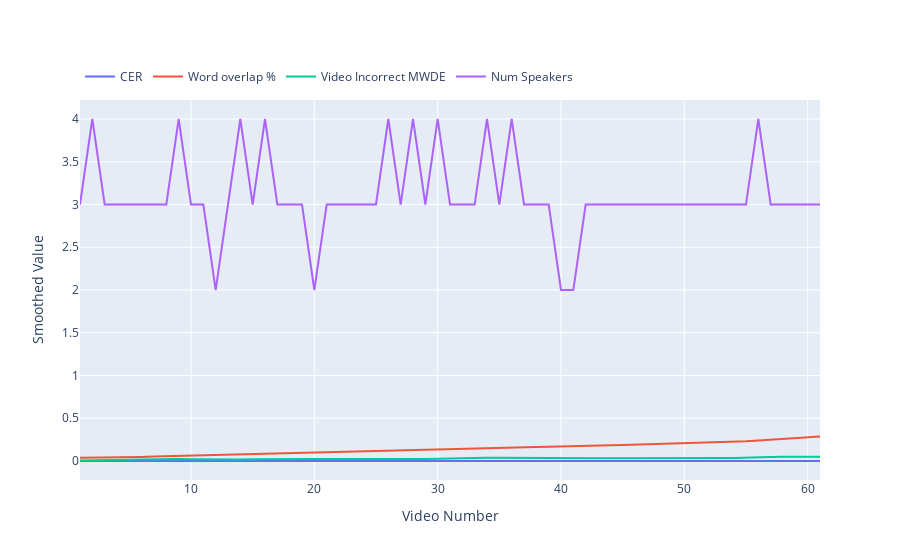

The code cell stored with this chart in its notebook:
### Code cell
temp_df = stats_df[stats_df["Video Type"] == "Virtual"].merge(temp)

data = {
    'Date': temp_df.index,
    'Commodity1': temp_df["Face Clusterng error"],
    'Commodity2': temp_df["Word overlap %"],
    'Commodity3': temp_df["Video Incorrect"],
    'Commodity4': temp_df["Number of Speakers"]
}
df = pd.DataFrame(data)

df.sort_values(["Commodity2"], inplace=True)
df.reset_index(drop=True, inplace=True)

df["Date"] = df.index + 1

# Normalization
# df['Commodity1_norm'] = df['Commodity1'] / df['Commodity1'].max()
# df['Commodity2_norm'] = df['Commodity2'] / df['Commodity2'].max()
# df['Commodity3_norm'] = df['Commodity3'] / df['Commodity3'].max()
df['Commodity1_norm'] = gaussian_filter1d(df['Commodity1'], sigma=2)
df['Commodity2_norm'] = gaussian_filter1d(df['Commodity2'], sigma=2)
df['Commodity3_norm'] = gaussian_filter1d(df['Commodity3'], sigma=2)

# Plot
# plt.figure(figsize=(15, 6))
# plt.plot(df['Date'], df['Commodity1_norm'], label='Commodity 1')
# plt.plot(df['Date'], df['Commodity2_norm'], label='Commodity 2')
# plt.plot(df['Date'], df['Commodity3_norm'], label='Commodity 3')
# plt.xlabel('Date')
# plt.ylabel('Normalized Value')
# plt.title('Normalized Trends of Commodities')
# plt.legend()
# plt.show()

fig = go.Figure()

# Add traces
fig.add_trace(go.Scatter(x=df['Date'], y=df['Commodity1_norm'], mode='lines', name='CER'))
fig.add_trace(go.Scatter(x=df['Date'], y=df['Commodity2_norm'], mode='lines', name='Word overlap %'))
fig.add_trace(go.Scatter(x=df['Date'], y=df['Commodity3_norm'], mode='lines', name='Video Incorrect MWDE'))
fig.add_trace(go.Scatter(x=df['Date'], y=df['Commodity4'], mode='lines', name='Num Speakers'))

# Update layout
fig.update_layout(
#     title='Trends comparison of CER, word overlap % and video incorrect MWDE',
    xaxis=dict(title='Video Number'),
    yaxis=dict(title='Smoothed Value'),
    legend=dict(x=0, y=1.1, orientation='h')
)

# Show the plot
fig.show()

### Figure 1 — Plotly figure (JSON) as saved in the notebook; plotly's stock layout.template omitted (floating-point values rounded to 4 significant figures)
{"data": [{"mode": "lines", "name": "CER", "type": "scatter", "x": [1, 2, 3, 4, 5, 6, 7, 8, 9, 10, 11, 12, 13, 14, 15, 16, 17, 18, 19, 20, 21, 22, 23, 24, 25, 26, 27, 28, 29, 30, 31, 32, 33, 34, 35, 36, 37, 38, 39, 40, 41, 42, 43, 44, 45, 46, 47, 48, 49, 50, 51, 52, 53, 54, 55, 56, 57, 58, 59, 60, 61], "y": [0, 0, 0, 0, 0, 0, 0, 0, 0, 0, 0, 0, 0, 0, 0, 0, 0, 0, 0, 0, 0, 0, 0, 0, 0, 0, 0, 6.692e-08, 4.363e-07, 2.216e-06, 8.764e-06, 2.7e-05, 6.476e-05, 0.000121, 0.000176, 0.0001995, 0.000176, 0.000121, 6.476e-05, 2.7e-05, 8.764e-06, 4.765e-06, 1.706e-05, 8.45e-05, 0.0003339, 0.001029, 0.002467, 0.00461, 0.006707, 0.0076, 0.006707, 0.00461, 0.002467, 0.001029, 0.0003339, 8.443e-05, 1.662e-05, 2.55e-06, 0, 0, 0]}, {"mode": "lines", "name": "Word overlap %", "type": "scatter", "x": [1, 2, 3, 4, 5, 6, 7, 8, 9, 10, 11, 12, 13, 14, 15, 16, 17, 18, 19, 20, 21, 22, 23, 24, 25, 26, 27, 28, 29, 30, 31, 32, 33, 34, 35, 36, 37, 38, 39, 40, 41, 42, 43, 44, 45, 46, 47, 48, 49, 50, 51, 52, 53, 54, 55, 56, 57, 58, 59, 60, 61], "y": [0.03769, 0.03849, 0.04005, 0.04225, 0.04498, 0.04815, 0.05163, 0.05523, 0.05877, 0.06217, 0.06553, 0.06907, 0.073, 0.0774, 0.08219, 0.08696, 0.09121, 0.09459, 0.09717, 0.09941, 0.1019, 0.1049, 0.1084, 0.1123, 0.1163, 0.1203, 0.1242, 0.1284, 0.1329, 0.1378, 0.1429, 0.1481, 0.1528, 0.1565, 0.1591, 0.1609, 0.1622, 0.1635, 0.1652, 0.1674, 0.1702, 0.1739, 0.1783, 0.1831, 0.1879, 0.1923, 0.1961, 0.1994, 0.2024, 0.2053, 0.2084, 0.2123, 0.2174, 0.2239, 0.2318, 0.2409, 0.2509, 0.2613, 0.272, 0.2816, 0.2874]}, {"mode": "lines", "name": "Video Incorrect MWDE", "type": "scatter", "x": [1, 2, 3, 4, 5, 6, 7, 8, 9, 10, 11, 12, 13, 14, 15, 16, 17, 18, 19, 20, 21, 22, 23, 24, 25, 26, 27, 28, 29, 30, 31, 32, 33, 34, 35, 36, 37, 38, 39, 40, 41, 42, 43, 44, 45, 46, 47, 48, 49, 50, 51, 52, 53, 54, 55, 56, 57, 58, 59, 60, 61], "y": [0.005883, 0.006096, 0.007105, 0.009604, 0.01365, 0.01824, 0.02182, 0.0233, 0.02269, 0.0208, 0.01866, 0.01714, 0.01676, 0.01763, 0.01961, 0.02215, 0.02438, 0.02551, 0.02546, 0.02477, 0.02392, 0.0229, 0.02164, 0.02038, 0.01966, 0.01979, 0.02045, 0.02124, 0.02258, 0.02551, 0.03016, 0.03499, 0.03791, 0.03818, 0.03681, 0.03545, 0.03496, 0.03497, 0.03463, 0.0336, 0.03231, 0.03164, 0.03207, 0.0333, 0.03449, 0.03503, 0.03511, 0.03556, 0.03689, 0.03845, 0.03894, 0.03781, 0.036, 0.03511, 0.03638, 0.04022, 0.04569, 0.05048, 0.05254, 0.05201, 0.05086]}, {"mode": "lines", "name": "Num Speakers", "type": "scatter", "x": [1, 2, 3, 4, 5, 6, 7, 8, 9, 10, 11, 12, 13, 14, 15, 16, 17, 18, 19, 20, 21, 22, 23, 24, 25, 26, 27, 28, 29, 30, 31, 32, 33, 34, 35, 36, 37, 38, 39, 40, 41, 42, 43, 44, 45, 46, 47, 48, 49, 50, 51, 52, 53, 54, 55, 56, 57, 58, 59, 60, 61], "y": [3, 4, 3, 3, 3, 3, 3, 3, 4, 3, 3, 2, 3, 4, 3, 4, 3, 3, 3, 2, 3, 3, 3, 3, 3, 4, 3, 4, 3, 4, 3, 3, 3, 4, 3, 4, 3, 3, 3, 2, 2, 3, 3, 3, 3, 3, 3, 3, 3, 3, 3, 3, 3, 3, 3, 4, 3, 3, 3, 3, 3]}], "layout": {"legend": {"orientation": "h", "x": 0, "y": 1.1}, "xaxis": {"title": {"text": "Video Number"}}, "yaxis": {"title": {"text": "Smoothed Value"}}}}
